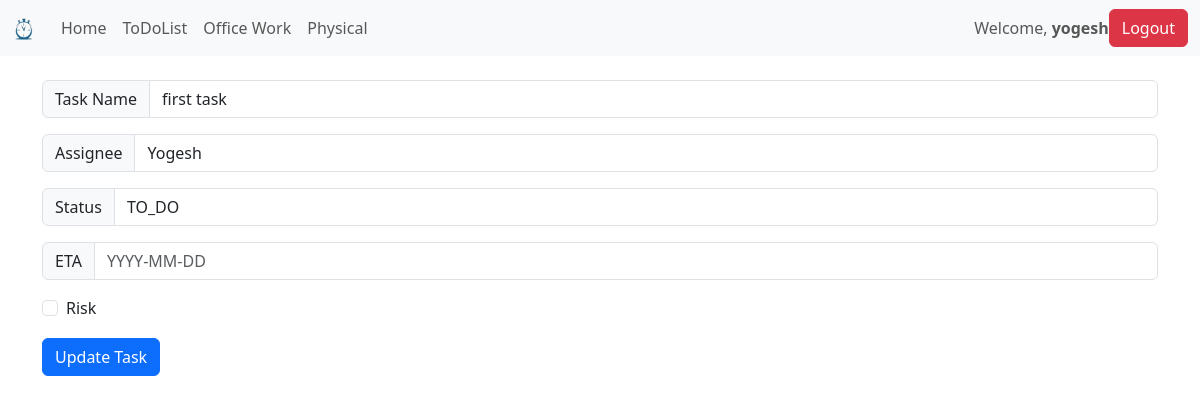
/ToDoList/edit/1 (signed in), run on an earlier commit of the app's database.
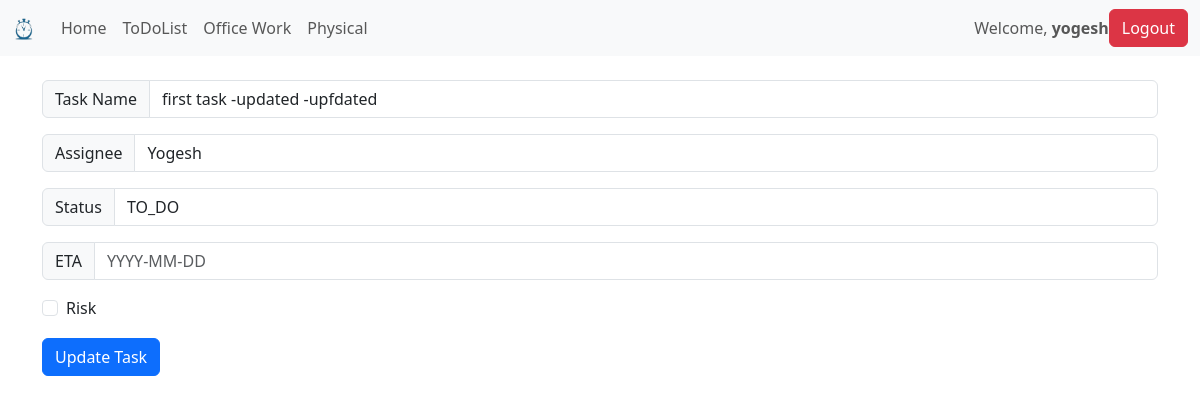
And on a later commit of the database.
### ToDoListApp/models.py (models this page shows, shortened)
class ToDoList(models.Model):
    manage = models.ForeignKey(User, on_delete=models.CASCADE, default=None)
    task = models.CharField(max_length=300)
    status_type = models.TextChoices("status_type", "TO_DO DEFINED IN_PROGRESS COMPLETED")
    status = models.CharField(blank=True, choices=status_type, max_length=20,default='TO_DO')
    assignee = models.CharField(max_length=300)
    ETA = models.DateField()
    risk_flag = models.BooleanField(default=False)
    class Meta:
        ordering = ['id']

### ToDoListApp/views.py (the view)
# urls.py: path('edit/<task_id>',views.edit_task,name='edit_task'),
@login_required
def edit_task(request,task_id):
    if request.method =="POST":
        task = ToDoList.objects.get(pk=task_id)
        form = ToDoListForm(request.POST or None , instance=task)
        if form.is_valid:
            form.save()
        messages.success(request,("New Task updated!"))
        return redirect('ToDoList')
    else:
        task = ToDoList.objects.get(pk=task_id)
        context = {'welcome_text':'welcome to to do list','task':task}
        return render(request,'edit.html',context)

### ToDoListApp/templates/edit.html (shortened to what this page needs)
{% extends "base.html" %}
{% block  content %}
<form method="POST">
      <div class="input-group mb-3">
        <span class="input-group-text" id="basic-addon1">Task Name</span>
        <input type="text" class="form-control" placeholder="{{task.task}}" value="{{task.task}}" aria-describedby="basic-addon1" name="task">
      </div>
      <div class="input-group mb-3">
          <span class="input-group-text" id="basic-addon1">Assignee</span>
          <input type="text" class="form-control" placeholder={{task.assignee}} value="{{task.assignee}}" aria-describedby="basic-addon1" name="assignee">
      </div>
      <div class="input-group mb-3">
          <span class="input-group-text" id="id_status">Status</span>
          <select name="status" id="id_status" class="form-control" name ="status" placeholder={{task.status}} value="{{task.status}}">
              <option value="TO_DO">TO_DO</option>
          </select>
      </div>
      <div class="input-group mb-3">
          <span class="input-group-text" id="basic-addon1">ETA</span>
          <input type="text" class="form-control" aria-describedby="basic-addon1" name="ETA" placeholder="YYYY-MM-DD" >
      </div>
      <div class="input-group mb-3">
          <div class="form-check">
              <input class="form-check-input" type="checkbox" id="defaultCheck1" name="risk_flag">
              <label class="form-check-label" for="defaultCheck1">Risk</label>
          </div>
      </div>
      <button type="submit" class="btn btn-primary">Update Task</button>
    </form>
{% endblock content %}

What changed in the data, as far as the page shows it:
changed ToDoList "Yogesh": task "first task" → "first task -updated -upfdated"
